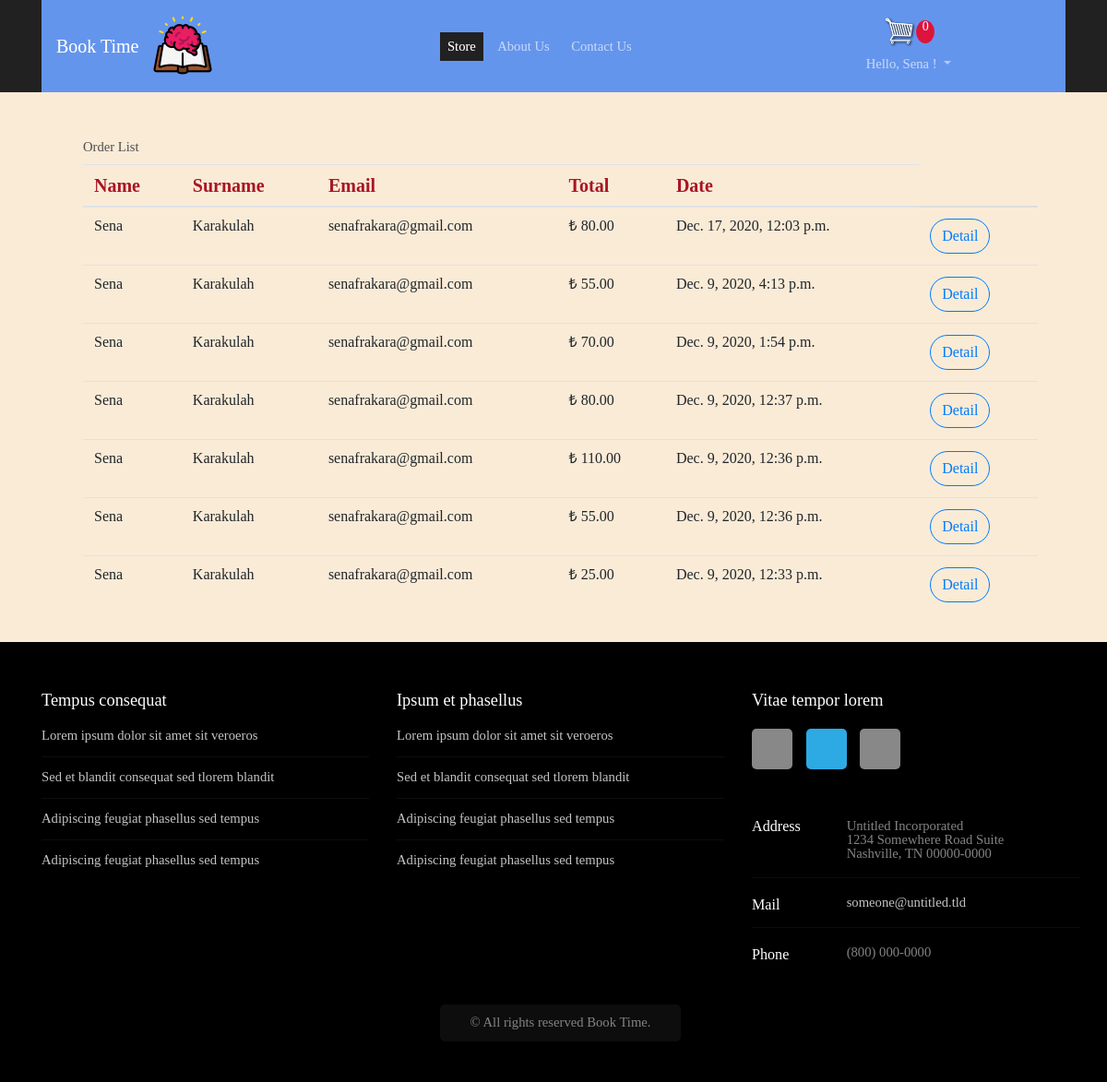
Screenshot of /users/my_order_list/ (signed in) with the database file from the repository.
### store/models.py (models this page shows, shortened)
class Customer(models.Model):
    user = models.OneToOneField(User, on_delete=models.CASCADE, blank=True, null=True)
    name = models.CharField(max_length=200, blank=False)
    surname = models.CharField(max_length=200, blank=False)
    email = models.EmailField(max_length=200, blank=False)
    profile_pic = models.ImageField(default="profile2.png", null=True, blank=True)

class Order(models.Model):
    customer = models.ForeignKey(Customer, on_delete=models.SET_NULL, blank=True, null=True)
    date_ordered = models.DateTimeField(auto_now_add=True)
    complete = models.BooleanField(default=False, null=True, blank=False)
    transaction_id = models.CharField(max_length=200, null=True)
    @property
    def get_cart_total(self):
        orderitems = self.orderitem_set.all()
        total = sum([item.get_total for item in orderitems])
        return total
    @property
    def get_cart_items(self):
        orderitems = self.orderitem_set.all()
        total = sum([item.quantity for item in orderitems])
        return total

class OrderItem(models.Model):
    product = models.ForeignKey(Product, on_delete=models.SET_NULL, null=True)
    order = models.ForeignKey(Order, on_delete=models.SET_NULL, null=True)
    quantity = models.IntegerField(default=0, null=True, blank=True)
    date_added = models.DateTimeField(auto_now_add=True)
    @property
    def get_total(self):
        total = self.product.price * self.quantity
        return total

class Product(models.Model):
    name = models.CharField(max_length=200, null=True)
    author = models.CharField(max_length=200, null=True)
    price = models.DecimalField(max_digits=7, decimal_places=2)
    digital = models.BooleanField(default=False, null=True, blank=False)
    image = models.ImageField(blank=False)
    favorites = models.ManyToManyField(User, related_name='product_favorites', blank=True)
    description = models.TextField(blank=True)
    publisher = models.CharField(max_length=200, blank=False, default=False, null=True)
    created_on = models.DateTimeField(auto_now_add=True, null=True)
    objects = models.Manager()
    rate = models.IntegerField(default=1)

### users/views.py (the view)
# urls.py: path('my_order_list/', views.my_order_list, name='my_order_list'),
def my_order_list(request):
    customer = request.user.customer
    data = cartData(request)
    cartItems = data['cartItems']
    orders = Order.objects.filter(customer=customer, complete=True).order_by('-date_ordered')
    context = {'orders': orders, 'cartItems': cartItems}
    return render(request, 'users/my_orders_list.html', context)

### store/utils.py (called while the page is built)
def cartData(request):
    if request.user.is_authenticated:
        customer = request.user.customer
        order, created = Order.objects.get_or_create(customer=customer, complete=False)
        items = order.orderitem_set.all()
        cartItems = order.get_cart_items
    else:
        cookieData = cookieCart(request)
        cartItems = cookieData['cartItems']
        order = cookieData['order']
        items = cookieData['items']
    return {'items': items, 'order': order, 'cartItems': cartItems}

### users/templates/users/my_orders_list.html
{% extends "store/main.html" %}
{% load static %}
{% block content %}
    <div class="section">
        <div class="container">
            <div class="row">
                <div class="col-md-12">
                    <div class="clearfix">
                        <div class="section-title">
                            <h3 class="card-title">Order List</h3>
                        </div>
                        <table class="table">
                            <thead>
                            <tr>
                                <th class="text-left">Name</th>
                                <th class="text-left">Surname</th>
                                <th class="text-left">Email</th>
                                <th class="text-left">Total</th>
                                <th class="text-left">Date</th>
                            </tr>
                            </thead>
                            <tbody>
                            {% for rs in orders %}
                                <tr>
                                    <td class="text-left">{{ rs.customer.name }} </td>
                                    <td class="text-left">{{ rs.customer.surname }} </td>
                                    <td class="text-left">{{ rs.customer.email }} </td>
                                    <td class="text-left">₺ {{ rs.get_cart_total }} </td>
                                    <td class="text-left">{{ rs.date_ordered }}</td>
                                    <td class="text-left"><a class="btn btn-outline-primary waves-effect waves-light" href="{% url 'order_detail' rs.id  %}">Detail</a></td>
                                </tr>
                            {% endfor %}
                            </tbody>
                        </table>
                    </div>
                </div>
            </div>
        </div>
    </div>
{% endblock %}

### store/templates/store/main.html (shortened to what this page needs)
<!DOCTYPE html>
{% load static %}
<html>
<head>
    <link rel="stylesheet" href="https://stackpath.bootstrapcdn.com/bootstrap/4.4.1/css/bootstrap.min.css"
>
    <link rel="stylesheet" type="text/css" href="{% static 'css/main.css' %}">
    <link rel="stylesheet" type="text/css" href="{% static 'footer.css' %}">
    <link rel="stylesheet" type="text/css" href="{% static 'css/product_detail.css' %}">
    <link rel="stylesheet" id="ecommerce.css-css"
          href="https://mdbcdn.b-cdn.net/wp-content/themes/mdbootstrap4/css/compiled-ecommerce-4.18.0.min.css?ver=4.18.0"
          type="text/css" media="all">
</head>
<body>
<div class="header-wrapper">
    <div class="container">
        <header role="banner">
            <nav class="navbar navbar-expand-lg navbar-dark bg-dark">
                <a class="navbar-brand" href="{% url 'store' %}">Book Time</a>
                <a class="navbar-brand" href="{% url 'store' %}"><img src="{% static 'images/book.png' %}" style="height: 64px; width: 64px"></a>
                <div class="collapse navbar-collapse" id="navbarSupportedContent">
                    <ul class="navbar-nav mr-auto" style="margin-left: 25% !important;">
                        <li class="nav-item active">
                            <a class="nav-link" style="background-color: rgb(33 33 33);" href="{% url 'store' %}">Store </a>
                        </li>
                        <li class="nav-item">
                            <a class="nav-link" href="{% url 'aboutus' %}">About Us </a>
                        </li>
                        <li class="nav-item">
                            <a class="nav-link" href="{% url 'contactus' %}">Contact Us </a>
                        </li>
                    </ul>
                    <div class="form-inline my-2 my-lg-2">
                        <a href="{% url 'cart' %}">
                            <img id="cart-icon" src="{% static 'images/cart.png' %}">
                        </a>
                        <p id="cart-total">{{ cartItems }}</p>
                        <ul class="navbar-nav profile-menu-drop-down">
                            {% if user.is_authenticated %}
                                <li class="nav-item dropdown">
                                    <a class="nav-link dropdown-toggle" href="#" id="navbarDropdownMenuLink"
                                       role="button"
                                       data-toggle="dropdown" aria-haspopup="true" aria-expanded="false">Hello,
                                        {{ request.user.customer.name }} !
                                    </a>
                                </li>
                            {% else %}
                                <a href="{% url 'login' %}" class="btn btn-warning login-button">Login</a>
                            {% endif %}
                        </ul>
                    </div>
                </div>
            </nav>
        </header>
    </div>
</div>
<br>
<div class="container">
    <br>
    {% block content %}
    {% endblock content %}
</div>
<br>
<section id="footer" style="background-color: black">
    <div class="container">
        <div class="row">
            <div class="col-md-4 col-lg-4 col-sm-12">
                <section>
                    <header>
                        <h2>Tempus consequat</h2>
                    </header>
                    <ul class="divided">
                        <li><a href="#">Lorem ipsum dolor sit amet sit veroeros</a></li>
                        <li><a href="#">Sed et blandit consequat sed tlorem blandit</a></li>
                        <li><a href="#">Adipiscing feugiat phasellus sed tempus</a></li>
                        <li><a href="#">Adipiscing feugiat phasellus sed tempus</a></li>
                    </ul>
                </section>
            </div>
            <div class="col-md-4 col-lg-4 col-sm-12">
                <section>
                    <header>
                        <h2>Ipsum et phasellus</h2>
                    </header>
                    <ul class="divided">
                        <li><a href="#">Lorem ipsum dolor sit amet sit veroeros</a></li>
                        <li><a href="#">Sed et blandit consequat sed tlorem blandit</a></li>
                        <li><a href="#">Adipiscing feugiat phasellus sed tempus</a></li>
                        <li><a href="#">Adipiscing feugiat phasellus sed tempus</a></li>
                    </ul>
                </section>
            </div>
            <div class="col-md-4 col-lg-4 col-sm-12">
                <section>
                    <header>
                        <h2>Vitae tempor lorem</h2>
                    </header>
                    <ul class="social">
                        <li><a class="icon brands fa-facebook-f" href="#"><span class="label">Facebook</span></a></li>
                        <li><a class="icon brands fa-twitter" href="#"><span class="label">Twitter</span></a></li>
                        <li><a class="icon brands fa-instagram" href="#"><span class="label">Instagram</span></a></li>
                    </ul>
                    <ul class="contact">
                        <li>
                            <h3>Address</h3>
                            <p>
                                Untitled Incorporated<br/>
                                1234 Somewhere Road Suite<br/>
                                Nashville, TN 00000-0000
                            </p>
                        </li>
                        <li>
                            <h3>Mail</h3>
                            <p><a href="#">someone@untitled.tld</a></p>
                        </li>
                        <li>
                            <h3>Phone</h3>
                            <p>(800) 000-0000</p>
                        </li>
                    </ul>
                </section>
            </div>
            <div class="col-12">
                <div id="copyright">
                    <ul class="links">
                        <li>&copy; All rights reserved Book Time.</li>
                    </ul>
                </div>
            </div>
        </div>
    </div>
</section>
</body>
</html>

### store/static/css/main.css (style rules this page uses)
body { background-color: hsl(0, 0%, 98%); background-color: antiquewhite; }
h1, h2, h3, h4, h5, h6 { color: hsl(0, 0%, 30%); }
.bg-dark { background-color: cornflowerblue !important; }
#cart-icon { width: 35px; display: inline-block; margin-left: 35px; }
#cart-total { display: block; text-align: center; color: #fff; background-color: crimson; width: 20px; height: 25px; border-radius: 50%; font-size: 14px; margin-right: 10px; }
.col-lg-4, .col-lg-6, .col-lg-8, .col-lg-12 { margin-top: 10px; }
.btn { border-radius: 20px; }
.profile-menu-drop-down, .add-to-cart, .view-product-detail, .remove-from-favorites { width: 100% !important; }
html { scroll-behavior: smooth; }
table.table td { font-weight: 400 !important; font-size: 16px !important; }
table.table thead th { font-size: 20px !important; color: #a81624; }

### rows the page displays
Order: customer.name "Sena", customer.surname "Karakulah", customer.email "senafrakara@gmail.com", get_cart_total "80.00", date_ordered "Dec. 17, 2020, 12:03 p.m."
Order: customer.name "Sena", customer.surname "Karakulah", customer.email "senafrakara@gmail.com", get_cart_total "55.00", date_ordered "Dec. 9, 2020, 4:13 p.m."
Order: customer.name "Sena", customer.surname "Karakulah", customer.email "senafrakara@gmail.com", get_cart_total "70.00", date_ordered "Dec. 9, 2020, 1:54 p.m."
Order: customer.name "Sena", customer.surname "Karakulah", customer.email "senafrakara@gmail.com", get_cart_total "80.00", date_ordered "Dec. 9, 2020, 12:37 p.m."
Order: customer.name "Sena", customer.surname "Karakulah", customer.email "senafrakara@gmail.com", get_cart_total "110.00", date_ordered "Dec. 9, 2020, 12:36 p.m."
Order: customer.name "Sena", customer.surname "Karakulah", customer.email "senafrakara@gmail.com", get_cart_total "55.00", date_ordered "Dec. 9, 2020, 12:36 p.m."
Order: customer.name "Sena", customer.surname "Karakulah", customer.email "senafrakara@gmail.com", get_cart_total "25.00", date_ordered "Dec. 9, 2020, 12:33 p.m."

### other values shown
{{ cartItems }} "0"
{{ request.user.customer.name }} "Sena"
